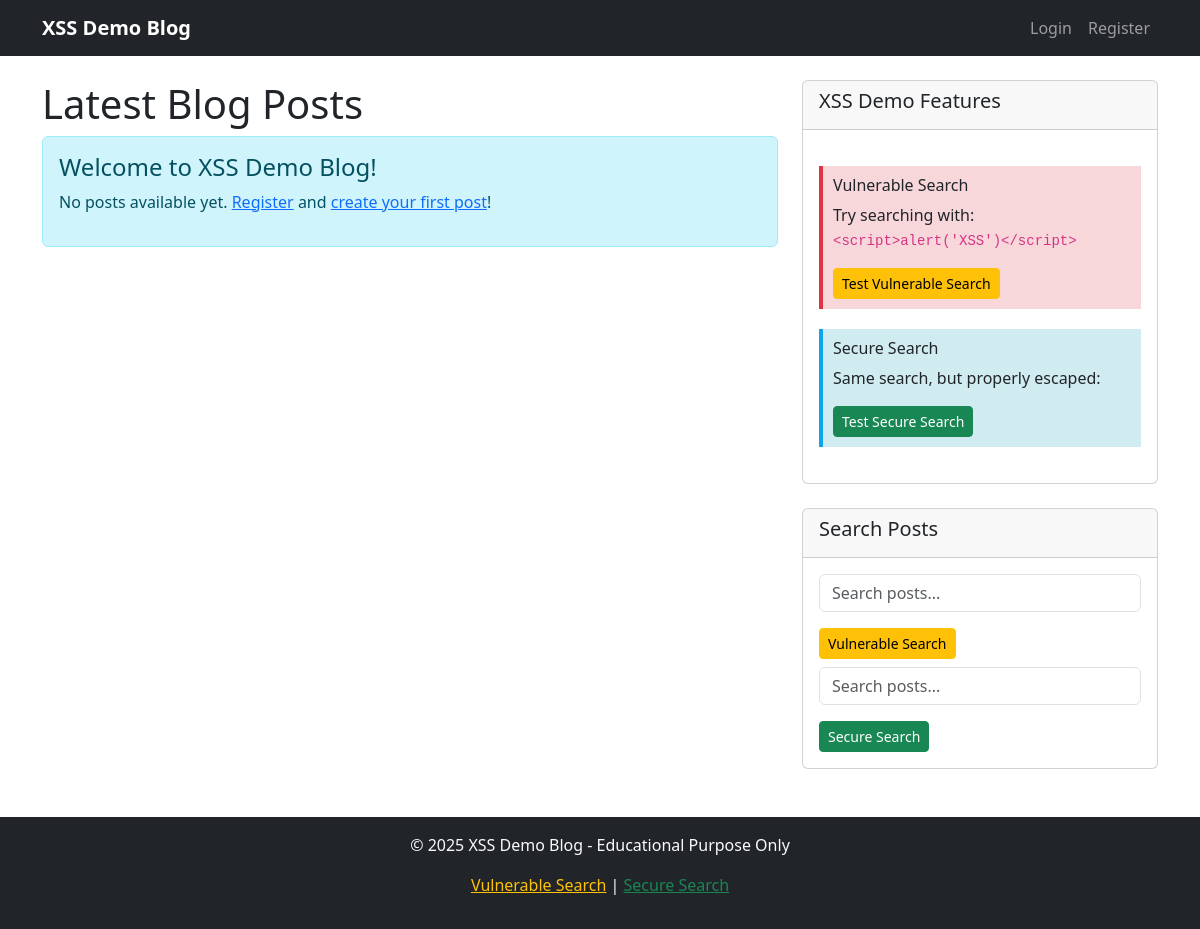
Before: / with the older database file.
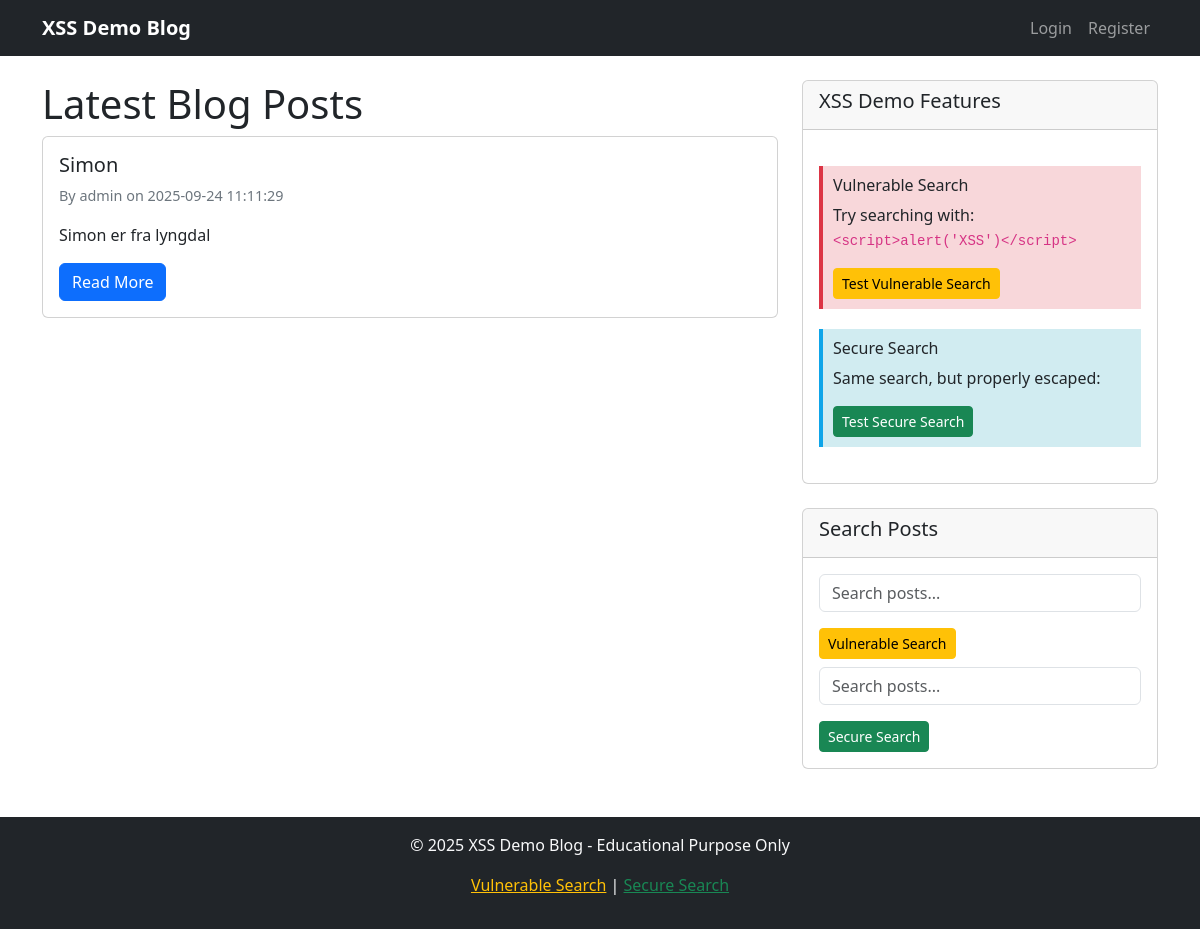
After: the same page with the newer database file.
### tables this page shows
CREATE TABLE posts
                 (id INTEGER PRIMARY KEY AUTOINCREMENT,
                  title TEXT NOT NULL,
                  content TEXT NOT NULL,
                  author_id INTEGER,
                  created_at TIMESTAMP DEFAULT CURRENT_TIMESTAMP,
                  FOREIGN KEY (author_id) REFERENCES users (id));

CREATE TABLE users
                 (id INTEGER PRIMARY KEY AUTOINCREMENT,
                  username TEXT UNIQUE NOT NULL,
                  password_hash TEXT NOT NULL,
                  email TEXT NOT NULL,
                  created_at TIMESTAMP DEFAULT CURRENT_TIMESTAMP);

### app.py (the view)
@app.route('/')
def index():
    conn = get_db_connection()
    posts = conn.execute('''
        SELECT p.*, u.username
        FROM posts p
        JOIN users u ON p.author_id = u.id
        ORDER BY p.created_at DESC
    ''').fetchall()
    conn.close()
    return render_template('index.html', posts=posts)

### app.py (called while the page is built)
def get_db_connection():
    conn = sqlite3.connect('blog.db')
    conn.row_factory = sqlite3.Row
    return conn

### templates/index.html (shortened to what this page needs)
{% extends "base.html" %}
{% block content %}
<div class="row">
    <div class="col-md-8">
        <h1>Latest Blog Posts</h1>
        {% if posts %}
            {% for post in posts %}
                <div class="card mb-4">
                    <div class="card-body">
                        <h5 class="card-title">{{ post.title }}</h5>
                        <p class="post-meta">By {{ post.username }} on {{ post.created_at }}</p>
                        <p class="card-text">{{ post.content[:200] }}{% if post.content|length > 200 %}...{% endif %}</p>
                        <a href="{{ url_for('view_post', post_id=post.id) }}" class="btn btn-primary">Read More</a>
                    </div>
                </div>
            {% endfor %}
        {% else %}
            <div class="alert alert-info">
                <h4>Welcome to XSS Demo Blog!</h4>
                <p>No posts available yet. <a href="{{ url_for('register') }}">Register</a> and <a href="{{ url_for('create_post') }}">create your first post</a>!</p>
            </div>
        {% endif %}
    </div>
    <div class="col-md-4">
        <div class="card">
            <div class="card-header">
                <h5>XSS Demo Features</h5>
            </div>
            <div class="card-body">
                <div class="vulnerability-info">
                    <h6> Vulnerable Search</h6>
                    <p>Try searching with: <code>&lt;script&gt;alert('XSS')&lt;/script&gt;</code></p>
                    <a href="/vulnerable_search?q=<script>alert('XSS')</script>" class="btn btn-warning btn-sm">Test Vulnerable Search</a>
                </div>
                <div class="security-info">
                    <h6> Secure Search</h6>
                    <p>Same search, but properly escaped:</p>
                    <a href="/secure_search?q=<script>alert('XSS')</script>" class="btn btn-success btn-sm">Test Secure Search</a>
                </div>
            </div>
        </div>
        <div class="card mt-4">
            <div class="card-header">
                <h5>Search Posts</h5>
            </div>
            <div class="card-body">
                <form action="/vulnerable_search" method="GET">
                    <div class="mb-3">
                        <input type="text" name="q" class="form-control" placeholder="Search posts..." value="{{ request.args.get('q', '') }}">
                    </div>
                    <button type="submit" class="btn btn-warning btn-sm">Vulnerable Search</button>
                </form>
                <form action="/secure_search" method="GET" class="mt-2">
                    <div class="mb-3">
                        <input type="text" name="q" class="form-control" placeholder="Search posts..." value="{{ request.args.get('q', '') }}">
                    </div>
                    <button type="submit" class="btn btn-success btn-sm">Secure Search</button>
                </form>
            </div>
        </div>
    </div>
</div>
{% endblock %}

Changed rows visible on the page:
added posts: title "Simon", username "admin", created_at "2025-09-24 11:11:29", content "Simon er fra lyngdal"
Other visible differences:
text no longer shown: "Welcome to XSS Demo Blog! No posts available yet. Register and create your first post !"
